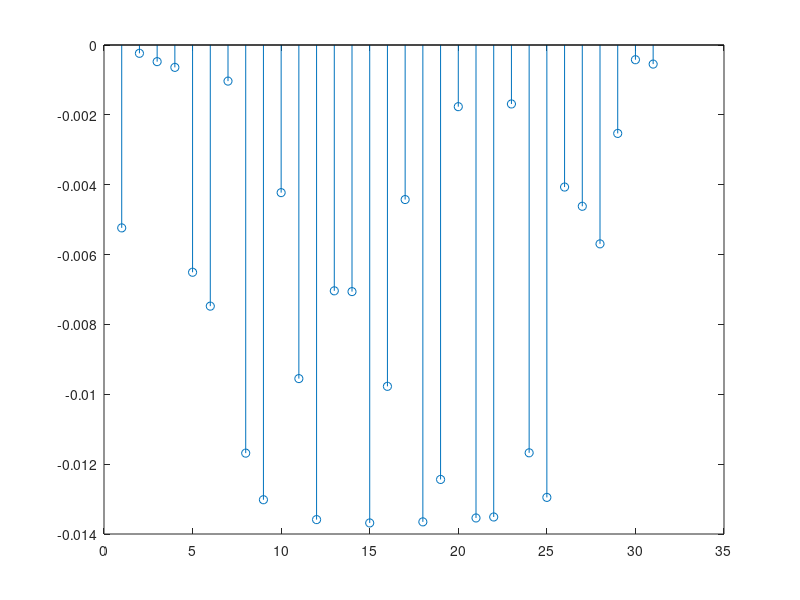

Here is the MATLAB script that generated this plot:
Flux_pp_0= [-0.005235987755983   -0.000238057529118   -0.000476653931920 ...
    -0.000640294652322   -0.006506551831888   -0.007476505241108 ...
    -0.001033738990676   -0.011684955877261   -0.013019361502141 ...
    -0.004226998502695   -0.009550927060087   -0.013588182185417 ...
    -0.007038263850208   -0.007060237592093   -0.013683772012507 ...
    -0.009772542598676   -0.004424927801855   -0.013652740991984 ...
    -0.012438482209733   -0.001765834524379   -0.013540944170088  ...
    -0.013513071693037   -0.001688530468509   -0.011675901686379  ...
    -0.012951893974289   -0.004066980627436   -0.004617423582774  ...
    -0.005693357322216   -0.002531427058072   -0.000421905812456   -0.000546479368826];

%%
stem(Flux_pp_0)